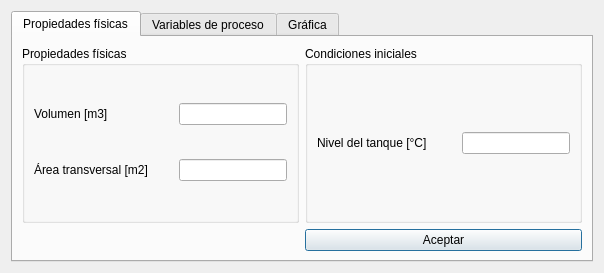
<?xml version="1.0" encoding="UTF-8"?>
<ui version="4.0">
 <class>Dialog</class>
 <widget class="QDialog" name="Dialog">
  <property name="geometry">
   <rect>
    <x>0</x>
    <y>0</y>
    <width>604</width>
    <height>246</height>
   </rect>
  </property>
  <property name="windowTitle">
   <string>Dialog</string>
  </property>
  <layout class="QGridLayout" name="gridLayout">
   <item row="0" column="0">
    <widget class="QTabWidget" name="Tank_tabWidget">
     <property name="currentIndex">
      <number>0</number>
     </property>
     <widget class="QWidget" name="Tank_tab_1">
      <attribute name="title">
       <string>Propiedades físicas</string>
      </attribute>
      <layout class="QGridLayout" name="gridLayout_2">
       <item row="0" column="0">
        <widget class="QGroupBox" name="Physical_properties_GrBx">
         <property name="sizePolicy">
          <sizepolicy hsizetype="Preferred" vsizetype="Preferred">
           <horstretch>0</horstretch>
           <verstretch>0</verstretch>
          </sizepolicy>
         </property>
         <property name="title">
          <string>Propiedades físicas</string>
         </property>
         <layout class="QGridLayout" name="gridLayout_4">
          <item row="0" column="0">
           <widget class="QLabel" name="label_Volumen">
            <property name="sizePolicy">
             <sizepolicy hsizetype="Preferred" vsizetype="Fixed">
              <horstretch>0</horstretch>
              <verstretch>0</verstretch>
             </sizepolicy>
            </property>
            <property name="text">
             <string>Volumen [m3]</string>
            </property>
           </widget>
          </item>
          <item row="0" column="1">
           <widget class="QLineEdit" name="Volumen">
            <property name="sizePolicy">
             <sizepolicy hsizetype="Fixed" vsizetype="Fixed">
              <horstretch>0</horstretch>
              <verstretch>0</verstretch>
             </sizepolicy>
            </property>
           </widget>
          </item>
          <item row="1" column="0">
           <widget class="QLabel" name="label_Cross_Sectional_Area">
            <property name="sizePolicy">
             <sizepolicy hsizetype="Preferred" vsizetype="Fixed">
              <horstretch>0</horstretch>
              <verstretch>0</verstretch>
             </sizepolicy>
            </property>
            <property name="text">
             <string>Área transversal [m2]</string>
            </property>
           </widget>
          </item>
          <item row="1" column="1">
           <widget class="QLineEdit" name="Cross_Sectional_Area">
            <property name="sizePolicy">
             <sizepolicy hsizetype="Fixed" vsizetype="Fixed">
              <horstretch>0</horstretch>
              <verstretch>0</verstretch>
             </sizepolicy>
            </property>
           </widget>
          </item>
         </layout>
        </widget>
       </item>
       <item row="0" column="1">
        <widget class="QGroupBox" name="Initial_conditions_GrBx">
         <property name="title">
          <string>Condiciones iniciales</string>
         </property>
         <layout class="QGridLayout" name="gridLayout_5">
          <item row="0" column="0">
           <widget class="QLabel" name="label_Initial_Level">
            <property name="sizePolicy">
             <sizepolicy hsizetype="Preferred" vsizetype="Fixed">
              <horstretch>0</horstretch>
              <verstretch>0</verstretch>
             </sizepolicy>
            </property>
            <property name="text">
             <string>Nivel del tanque [°C]</string>
            </property>
           </widget>
          </item>
          <item row="0" column="1">
           <widget class="QLineEdit" name="Initial_Level">
            <property name="enabled">
             <bool>true</bool>
            </property>
            <property name="sizePolicy">
             <sizepolicy hsizetype="Fixed" vsizetype="Fixed">
              <horstretch>0</horstretch>
              <verstretch>0</verstretch>
             </sizepolicy>
            </property>
            <property name="readOnly">
             <bool>false</bool>
            </property>
           </widget>
          </item>
         </layout>
        </widget>
       </item>
       <item row="1" column="1">
        <widget class="QPushButton" name="OKButton_Tank">
         <property name="sizePolicy">
          <sizepolicy hsizetype="Minimum" vsizetype="Fixed">
           <horstretch>0</horstretch>
           <verstretch>0</verstretch>
          </sizepolicy>
         </property>
         <property name="text">
          <string>Aceptar</string>
         </property>
        </widget>
       </item>
      </layout>
     </widget>
     <widget class="QWidget" name="Tank_tab_2">
      <attribute name="title">
       <string>Variables de proceso</string>
      </attribute>
      <layout class="QGridLayout" name="gridLayout_3">
       <item row="0" column="0">
        <widget class="QGroupBox" name="Input_fluid_GrBx">
         <property name="title">
          <string>Fluido de entrada</string>
         </property>
         <layout class="QGridLayout" name="gridLayout_6">
          <item row="0" column="0">
           <widget class="QLabel" name="label_InFluid_Flow">
            <property name="sizePolicy">
             <sizepolicy hsizetype="Preferred" vsizetype="Expanding">
              <horstretch>0</horstretch>
              <verstretch>0</verstretch>
             </sizepolicy>
            </property>
            <property name="text">
             <string>Flujo másico [t/h]</string>
            </property>
           </widget>
          </item>
          <item row="0" column="1">
           <widget class="QLineEdit" name="InFluid_Flow">
            <property name="sizePolicy">
             <sizepolicy hsizetype="Fixed" vsizetype="Fixed">
              <horstretch>0</horstretch>
              <verstretch>0</verstretch>
             </sizepolicy>
            </property>
            <property name="readOnly">
             <bool>true</bool>
            </property>
           </widget>
          </item>
          <item row="1" column="0">
           <widget class="QLabel" name="label_InFluid_Temp">
            <property name="sizePolicy">
             <sizepolicy hsizetype="Preferred" vsizetype="Expanding">
              <horstretch>0</horstretch>
              <verstretch>0</verstretch>
             </sizepolicy>
            </property>
            <property name="text">
             <string>Temperatura [°C]</string>
            </property>
           </widget>
          </item>
          <item row="1" column="1">
           <widget class="QLineEdit" name="InFluid_Temp">
            <property name="sizePolicy">
             <sizepolicy hsizetype="Fixed" vsizetype="Fixed">
              <horstretch>0</horstretch>
              <verstretch>0</verstretch>
             </sizepolicy>
            </property>
            <property name="readOnly">
             <bool>true</bool>
            </property>
           </widget>
          </item>
          <item row="2" column="0">
           <widget class="QLabel" name="label_InFluid_Brix">
            <property name="sizePolicy">
             <sizepolicy hsizetype="Preferred" vsizetype="Expanding">
              <horstretch>0</horstretch>
              <verstretch>0</verstretch>
             </sizepolicy>
            </property>
            <property name="text">
             <string>Brix [kg/kg]</string>
            </property>
           </widget>
          </item>
          <item row="2" column="1">
           <widget class="QLineEdit" name="InFluid_Brix">
            <property name="sizePolicy">
             <sizepolicy hsizetype="Fixed" vsizetype="Fixed">
              <horstretch>0</horstretch>
              <verstretch>0</verstretch>
             </sizepolicy>
            </property>
            <property name="readOnly">
             <bool>true</bool>
            </property>
           </widget>
          </item>
          <item row="3" column="0">
           <widget class="QLabel" name="label_InFluid_InsolubleSolids">
            <property name="sizePolicy">
             <sizepolicy hsizetype="Preferred" vsizetype="Expanding">
              <horstretch>0</horstretch>
              <verstretch>0</verstretch>
             </sizepolicy>
            </property>
            <property name="text">
             <string>Sólidos insolubles [kg/kg]</string>
            </property>
           </widget>
          </item>
          <item row="3" column="1">
           <widget class="QLineEdit" name="InFluid_InsolubleSolids_2">
            <property name="sizePolicy">
             <sizepolicy hsizetype="Fixed" vsizetype="Fixed">
              <horstretch>0</horstretch>
              <verstretch>0</verstretch>
             </sizepolicy>
            </property>
            <property name="readOnly">
             <bool>true</bool>
            </property>
           </widget>
          </item>
          <item row="4" column="0">
           <widget class="QLabel" name="label_InFluid_Purity">
            <property name="sizePolicy">
             <sizepolicy hsizetype="Preferred" vsizetype="Expanding">
              <horstretch>0</horstretch>
              <verstretch>0</verstretch>
             </sizepolicy>
            </property>
            <property name="text">
             <string>Pureza [kg/kg]</string>
            </property>
           </widget>
          </item>
          <item row="4" column="1">
           <widget class="QLineEdit" name="InFluid_Purity">
            <property name="sizePolicy">
             <sizepolicy hsizetype="Fixed" vsizetype="Fixed">
              <horstretch>0</horstretch>
              <verstretch>0</verstretch>
             </sizepolicy>
            </property>
            <property name="readOnly">
             <bool>true</bool>
            </property>
           </widget>
          </item>
          <item row="5" column="0">
           <widget class="QLabel" name="label_InFluid_pH">
            <property name="sizePolicy">
             <sizepolicy hsizetype="Preferred" vsizetype="Expanding">
              <horstretch>0</horstretch>
              <verstretch>0</verstretch>
             </sizepolicy>
            </property>
            <property name="text">
             <string>pH </string>
            </property>
           </widget>
          </item>
          <item row="5" column="1">
           <widget class="QLineEdit" name="InFluid_pH">
            <property name="sizePolicy">
             <sizepolicy hsizetype="Fixed" vsizetype="Fixed">
              <horstretch>0</horstretch>
              <verstretch>0</verstretch>
             </sizepolicy>
            </property>
            <property name="readOnly">
             <bool>true</bool>
            </property>
           </widget>
          </item>
         </layout>
        </widget>
       </item>
       <item row="0" column="1">
        <widget class="QGroupBox" name="Output_fluid_GrBx">
         <property name="title">
          <string>Fluido de salida</string>
         </property>
         <layout class="QGridLayout" name="gridLayout_7">
          <item row="0" column="0">
           <widget class="QLabel" name="label_OutFluid_Flow">
            <property name="sizePolicy">
             <sizepolicy hsizetype="Preferred" vsizetype="Expanding">
              <horstretch>0</horstretch>
              <verstretch>0</verstretch>
             </sizepolicy>
            </property>
            <property name="text">
             <string>Flujo másico [t/h]</string>
            </property>
           </widget>
          </item>
          <item row="0" column="1">
           <widget class="QLineEdit" name="OutFluid_Flow">
            <property name="sizePolicy">
             <sizepolicy hsizetype="Fixed" vsizetype="Fixed">
              <horstretch>0</horstretch>
              <verstretch>0</verstretch>
             </sizepolicy>
            </property>
            <property name="readOnly">
             <bool>true</bool>
            </property>
           </widget>
          </item>
          <item row="1" column="0">
           <widget class="QLabel" name="label_OutFluid_Temp">
            <property name="sizePolicy">
             <sizepolicy hsizetype="Preferred" vsizetype="Expanding">
              <horstretch>0</horstretch>
              <verstretch>0</verstretch>
             </sizepolicy>
            </property>
            <property name="text">
             <string>Temperatura [°C]</string>
            </property>
           </widget>
          </item>
          <item row="1" column="1">
           <widget class="QLineEdit" name="OutFluid_Temp">
            <property name="sizePolicy">
             <sizepolicy hsizetype="Fixed" vsizetype="Fixed">
              <horstretch>0</horstretch>
              <verstretch>0</verstretch>
             </sizepolicy>
            </property>
            <property name="readOnly">
             <bool>true</bool>
            </property>
           </widget>
          </item>
          <item row="2" column="0">
           <widget class="QLabel" name="label_OutFluid_Brix">
            <property name="sizePolicy">
             <sizepolicy hsizetype="Preferred" vsizetype="Expanding">
              <horstretch>0</horstretch>
              <verstretch>0</verstretch>
             </sizepolicy>
            </property>
            <property name="text">
             <string>Brix [kg/kg]</string>
            </property>
           </widget>
          </item>
          <item row="2" column="1">
           <widget class="QLineEdit" name="OutFluid_Brix">
            <property name="sizePolicy">
             <sizepolicy hsizetype="Fixed" vsizetype="Fixed">
              <horstretch>0</horstretch>
              <verstretch>0</verstretch>
             </sizepolicy>
            </property>
            <property name="readOnly">
             <bool>true</bool>
            </property>
           </widget>
          </item>
          <item row="3" column="0">
           <widget class="QLabel" name="label_OutFluid_InsolubleSolids">
            <property name="sizePolicy">
             <sizepolicy hsizetype="Preferred" vsizetype="Expanding">
              <horstretch>0</horstretch>
              <verstretch>0</verstretch>
             </sizepolicy>
            </property>
            <property name="text">
             <string>Sólidos insolubles [kg/kg]</string>
            </property>
           </widget>
          </item>
          <item row="3" column="1">
           <widget class="QLineEdit" name="OutFluid_InsolubleSolids">
            <property name="sizePolicy">
             <sizepolicy hsizetype="Fixed" vsizetype="Fixed">
              <horstretch>0</horstretch>
              <verstretch>0</verstretch>
             </sizepolicy>
            </property>
            <property name="readOnly">
             <bool>true</bool>
            </property>
           </widget>
          </item>
          <item row="4" column="0">
           <widget class="QLabel" name="label_OutFluid_Purity">
            <property name="sizePolicy">
             <sizepolicy hsizetype="Preferred" vsizetype="Expanding">
              <horstretch>0</horstretch>
              <verstretch>0</verstretch>
             </sizepolicy>
            </property>
            <property name="text">
             <string>Pureza [kg/kg]</string>
            </property>
           </widget>
          </item>
          <item row="4" column="1">
           <widget class="QLineEdit" name="OutFluid_Purity">
            <property name="sizePolicy">
             <sizepolicy hsizetype="Fixed" vsizetype="Fixed">
              <horstretch>0</horstretch>
              <verstretch>0</verstretch>
             </sizepolicy>
            </property>
            <property name="readOnly">
             <bool>true</bool>
            </property>
           </widget>
          </item>
          <item row="5" column="0">
           <widget class="QLabel" name="label_OutFluid_pH">
            <property name="sizePolicy">
             <sizepolicy hsizetype="Preferred" vsizetype="Expanding">
              <horstretch>0</horstretch>
              <verstretch>0</verstretch>
             </sizepolicy>
            </property>
            <property name="text">
             <string>pH </string>
            </property>
           </widget>
          </item>
          <item row="5" column="1">
           <widget class="QLineEdit" name="OutFluid_pH">
            <property name="sizePolicy">
             <sizepolicy hsizetype="Fixed" vsizetype="Fixed">
              <horstretch>0</horstretch>
              <verstretch>0</verstretch>
             </sizepolicy>
            </property>
            <property name="readOnly">
             <bool>true</bool>
            </property>
           </widget>
          </item>
         </layout>
        </widget>
       </item>
      </layout>
     </widget>
     <widget class="QWidget" name="Tank_tab_3">
      <attribute name="title">
       <string>Gráfica</string>
      </attribute>
      <layout class="QVBoxLayout" name="verticalLayout">
       <item>
        <widget class="QLabel" name="label">
         <property name="sizePolicy">
          <sizepolicy hsizetype="Fixed" vsizetype="Fixed">
           <horstretch>0</horstretch>
           <verstretch>0</verstretch>
          </sizepolicy>
         </property>
         <property name="text">
          <string>Nivel en tanque:</string>
         </property>
        </widget>
       </item>
       <item>
        <layout class="QVBoxLayout" name="verticalLayout_2"/>
       </item>
      </layout>
     </widget>
    </widget>
   </item>
  </layout>
 </widget>
 <resources/>
 <connections/>
</ui>
